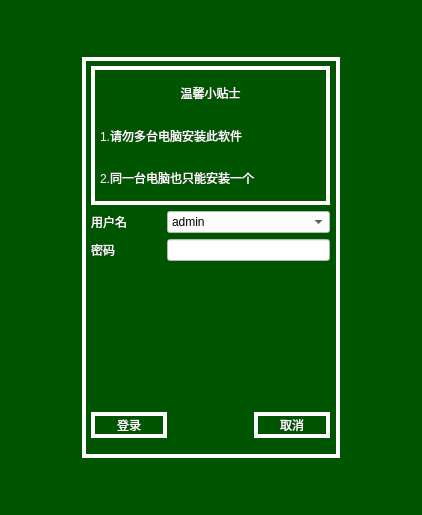
<?xml version="1.0" encoding="UTF-8"?>
<ui version="4.0">
 <class>Formasd</class>
 <widget class="QWidget" name="Formasd">
  <property name="geometry">
   <rect>
    <x>0</x>
    <y>0</y>
    <width>422</width>
    <height>515</height>
   </rect>
  </property>
  <property name="windowTitle">
   <string>Form</string>
  </property>
  <property name="styleSheet">
   <string notr="true">QWidget 
{
	background-color: rgb(0, 85, 0);
	color: rgb(255, 255, 255);
}
QLabel
{
 border-style:none;
font: 9pt &quot;微软雅黑&quot;;

}

QPushButton:hover
{
border-style:solid;
font: 9pt &quot;微软雅黑&quot;;
border-width:4px;
background-color: rgb(255, 170, 127);
color: rgba(255, 255, 255, 255);
}

QPushButton:!hover
{
border-style:solid;
font: 9pt &quot;微软雅黑&quot;;
border-width:4px;
background-color:rgb(0, 85, 0);
color: rgba(255, 255, 255, 255);
}
QTabBar:tab:selected
{
	background-color: rgb(255, 170, 127);
}
QTabBar:tab:!selected
{
	
	background-color: rgb(0, 85, 0);
}
QLineEdit
{
	background-color: rgb(255, 255, 255);
}
QTableWidget
{
	
	background-color: rgb(0, 85, 0);

}

QListWidget
{

	background-color: rgb(255, 255, 255);

}
QComboBox
{
	background-color: rgb(255, 255, 255);
	
	color: rgb(0, 0, 0);
}
QComboBox::drop-down
{
 	width:47px;
	border-image: url(:/arrow_down.png);	
}
QCheckBox
{
	font: 9pt &quot;微软雅黑&quot;;

}</string>
  </property>
  <layout class="QGridLayout" name="gridLayout" rowstretch="1,10,1" columnstretch="1,4,1">
   <item row="0" column="1">
    <widget class="QLabel" name="label_3">
     <property name="text">
      <string/>
     </property>
    </widget>
   </item>
   <item row="0" column="2">
    <widget class="QLabel" name="label_4">
     <property name="text">
      <string/>
     </property>
    </widget>
   </item>
   <item row="1" column="0">
    <widget class="QLabel" name="label_9">
     <property name="text">
      <string/>
     </property>
    </widget>
   </item>
   <item row="1" column="2">
    <widget class="QLabel" name="label_6">
     <property name="text">
      <string/>
     </property>
    </widget>
   </item>
   <item row="2" column="1">
    <widget class="QLabel" name="label_10">
     <property name="text">
      <string/>
     </property>
    </widget>
   </item>
   <item row="2" column="0">
    <widget class="QLabel" name="label_11">
     <property name="text">
      <string/>
     </property>
    </widget>
   </item>
   <item row="2" column="2">
    <widget class="QLabel" name="label_12">
     <property name="text">
      <string/>
     </property>
    </widget>
   </item>
   <item row="1" column="1">
    <widget class="QWidget" name="widget" native="true">
     <property name="styleSheet">
      <string notr="true">#widget
{

border-style:solid;
border-width:4px;
}</string>
     </property>
     <layout class="QVBoxLayout" name="verticalLayout_2">
      <property name="rightMargin">
       <number>10</number>
      </property>
      <property name="bottomMargin">
       <number>20</number>
      </property>
      <item>
       <layout class="QHBoxLayout" name="horizontalLayout">
        <item>
         <widget class="QWidget" name="widget_2" native="true">
          <property name="styleSheet">
           <string notr="true">#widget_2

{border-style:solid;
border-width:4px;
}</string>
          </property>
          <layout class="QVBoxLayout" name="verticalLayout">
           <item>
            <widget class="QLabel" name="label_2">
             <property name="text">
              <string>温馨小贴士</string>
             </property>
             <property name="alignment">
              <set>Qt::AlignCenter</set>
             </property>
            </widget>
           </item>
           <item>
            <widget class="QLabel" name="label_5">
             <property name="text">
              <string>1.请勿多台电脑安装此软件</string>
             </property>
            </widget>
           </item>
           <item>
            <widget class="QLabel" name="label_7">
             <property name="text">
              <string>2.同一台电脑也只能安装一个</string>
             </property>
            </widget>
           </item>
          </layout>
         </widget>
        </item>
       </layout>
      </item>
      <item>
       <layout class="QHBoxLayout" name="horizontalLayout_5" stretch="3,7">
        <item>
         <widget class="QLabel" name="label_13">
          <property name="sizePolicy">
           <sizepolicy hsizetype="Preferred" vsizetype="Preferred">
            <horstretch>0</horstretch>
            <verstretch>0</verstretch>
           </sizepolicy>
          </property>
          <property name="text">
           <string>用户名</string>
          </property>
         </widget>
        </item>
        <item>
         <widget class="QComboBox" name="comboBox">
          <item>
           <property name="text">
            <string>admin</string>
           </property>
          </item>
          <item>
           <property name="text">
            <string>super</string>
           </property>
          </item>
          <item>
           <property name="text">
            <string>temp</string>
           </property>
          </item>
         </widget>
        </item>
       </layout>
      </item>
      <item>
       <layout class="QHBoxLayout" name="horizontalLayout_3" stretch="3,7">
        <item>
         <widget class="QLabel" name="label_14">
          <property name="text">
           <string>密码</string>
          </property>
         </widget>
        </item>
        <item>
         <widget class="QLineEdit" name="lineEdit">
          <property name="sizePolicy">
           <sizepolicy hsizetype="Preferred" vsizetype="Fixed">
            <horstretch>0</horstretch>
            <verstretch>0</verstretch>
           </sizepolicy>
          </property>
          <property name="text">
           <string>123</string>
          </property>
          <property name="echoMode">
           <enum>QLineEdit::Password</enum>
          </property>
         </widget>
        </item>
       </layout>
      </item>
      <item>
       <widget class="QLabel" name="label_8">
        <property name="text">
         <string/>
        </property>
       </widget>
      </item>
      <item>
       <layout class="QHBoxLayout" name="horizontalLayout_4">
        <item>
         <widget class="QPushButton" name="pushButton_2">
          <property name="text">
           <string>登录</string>
          </property>
         </widget>
        </item>
        <item>
         <widget class="QLabel" name="label_15">
          <property name="text">
           <string/>
          </property>
         </widget>
        </item>
        <item>
         <widget class="QPushButton" name="pushButton">
          <property name="text">
           <string>取消</string>
          </property>
         </widget>
        </item>
       </layout>
      </item>
     </layout>
    </widget>
   </item>
   <item row="0" column="0">
    <widget class="QLabel" name="label">
     <property name="text">
      <string/>
     </property>
    </widget>
   </item>
  </layout>
 </widget>
 <resources/>
 <connections/>
</ui>
